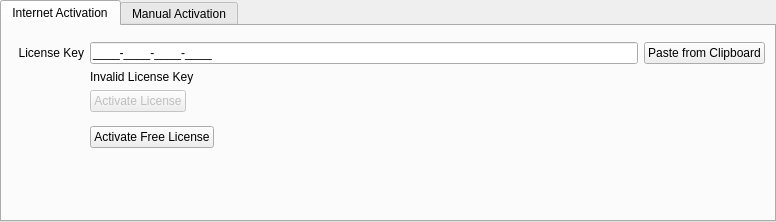
<?xml version="1.0" encoding="UTF-8"?>
<ui version="4.0">
 <class>LicenseWidget</class>
 <widget class="QWidget" name="LicenseWidget">
  <property name="geometry">
   <rect>
    <x>0</x>
    <y>0</y>
    <width>776</width>
    <height>222</height>
   </rect>
  </property>
  <layout class="QVBoxLayout" name="verticalLayout">
   <property name="spacing">
    <number>8</number>
   </property>
   <property name="leftMargin">
    <number>0</number>
   </property>
   <property name="topMargin">
    <number>0</number>
   </property>
   <property name="rightMargin">
    <number>0</number>
   </property>
   <property name="bottomMargin">
    <number>0</number>
   </property>
   <item>
    <widget class="QTabWidget" name="tabWidget">
     <property name="currentIndex">
      <number>0</number>
     </property>
     <widget class="QWidget" name="onlinePage">
      <attribute name="title">
       <string>Internet Activation</string>
      </attribute>
      <layout class="QGridLayout" name="gridLayout_2">
       <property name="leftMargin">
        <number>16</number>
       </property>
       <property name="topMargin">
        <number>16</number>
       </property>
       <item row="0" column="0">
        <widget class="QLabel" name="onlineKeyLabel">
         <property name="text">
          <string>License Key</string>
         </property>
         <property name="alignment">
          <set>Qt::AlignRight|Qt::AlignTrailing|Qt::AlignVCenter</set>
         </property>
        </widget>
       </item>
       <item row="0" column="1">
        <widget class="QLineEdit" name="onlineKeyEdit">
         <property name="inputMask">
          <string notr="true">&gt;NNNN-NNNN-NNNN-NNNN;_</string>
         </property>
         <property name="text">
          <string notr="true">---</string>
         </property>
         <property name="cursorPosition">
          <number>19</number>
         </property>
        </widget>
       </item>
       <item row="0" column="2">
        <widget class="QPushButton" name="pasteKeyButton">
         <property name="text">
          <string>Paste from Clipboard</string>
         </property>
        </widget>
       </item>
       <item row="4" column="0" colspan="3">
        <spacer name="verticalSpacer">
         <property name="orientation">
          <enum>Qt::Vertical</enum>
         </property>
         <property name="sizeHint" stdset="0">
          <size>
           <width>20</width>
           <height>1</height>
          </size>
         </property>
        </spacer>
       </item>
       <item row="2" column="1">
        <layout class="QHBoxLayout" name="horizontalLayout" stretch="0,0">
         <item>
          <widget class="QnBusyIndicatorButton" name="activateLicenseButton">
           <property name="enabled">
            <bool>false</bool>
           </property>
           <property name="toolTip">
            <string>License will be bound to the current server</string>
           </property>
           <property name="text">
            <string>Activate License</string>
           </property>
          </widget>
         </item>
         <item>
          <spacer name="horizontalSpacer">
           <property name="orientation">
            <enum>Qt::Horizontal</enum>
           </property>
           <property name="sizeHint" stdset="0">
            <size>
             <width>40</width>
             <height>20</height>
            </size>
           </property>
          </spacer>
         </item>
        </layout>
       </item>
       <item row="3" column="1">
        <layout class="QHBoxLayout" name="horizontalLayout_2" stretch="0,0">
         <property name="topMargin">
          <number>8</number>
         </property>
         <item>
          <widget class="QnBusyIndicatorButton" name="activateFreeLicenseButton">
           <property name="enabled">
            <bool>true</bool>
           </property>
           <property name="toolTip">
            <string>License will be bound to the current server</string>
           </property>
           <property name="text">
            <string>Activate Free License</string>
           </property>
          </widget>
         </item>
         <item>
          <spacer name="horizontalSpacer_2">
           <property name="orientation">
            <enum>Qt::Horizontal</enum>
           </property>
           <property name="sizeHint" stdset="0">
            <size>
             <width>40</width>
             <height>20</height>
            </size>
           </property>
          </spacer>
         </item>
        </layout>
       </item>
       <item row="1" column="1" colspan="2">
        <widget class="QLabel" name="licenseKeyWarningLabel">
         <property name="text">
          <string>Invalid License Key</string>
         </property>
        </widget>
       </item>
      </layout>
     </widget>
     <widget class="QWidget" name="manualPage">
      <attribute name="title">
       <string>Manual Activation</string>
      </attribute>
      <layout class="QGridLayout" name="gridLayout">
       <property name="leftMargin">
        <number>16</number>
       </property>
       <property name="topMargin">
        <number>16</number>
       </property>
       <item row="0" column="1">
        <widget class="QLineEdit" name="hardwareIdEdit">
         <property name="enabled">
          <bool>true</bool>
         </property>
         <property name="readOnly">
          <bool>true</bool>
         </property>
        </widget>
       </item>
       <item row="0" column="0">
        <widget class="QLabel" name="hardwareIdLabel">
         <property name="text">
          <string>Hardware ID</string>
         </property>
         <property name="alignment">
          <set>Qt::AlignRight|Qt::AlignTrailing|Qt::AlignVCenter</set>
         </property>
        </widget>
       </item>
       <item row="0" column="2">
        <widget class="QPushButton" name="copyHwidButton">
         <property name="enabled">
          <bool>false</bool>
         </property>
         <property name="text">
          <string>Copy to Clipboard</string>
         </property>
        </widget>
       </item>
       <item row="3" column="2">
        <widget class="QPushButton" name="browseLicenseFileButton">
         <property name="enabled">
          <bool>true</bool>
         </property>
         <property name="text">
          <string>Browse...</string>
         </property>
        </widget>
       </item>
       <item row="3" column="1">
        <widget class="QLineEdit" name="fileLineEdit">
         <property name="readOnly">
          <bool>true</bool>
         </property>
         <property name="placeholderText">
          <string>Select License File...</string>
         </property>
        </widget>
       </item>
       <item row="3" column="0">
        <widget class="QLabel" name="activationKeyFileLabel">
         <property name="text">
          <string>Activation Key File</string>
         </property>
         <property name="alignment">
          <set>Qt::AlignRight|Qt::AlignTrailing|Qt::AlignVCenter</set>
         </property>
        </widget>
       </item>
       <item row="2" column="1">
        <spacer name="verticalSpacer_2">
         <property name="orientation">
          <enum>Qt::Vertical</enum>
         </property>
         <property name="sizeType">
          <enum>QSizePolicy::Fixed</enum>
         </property>
         <property name="sizeHint" stdset="0">
          <size>
           <width>20</width>
           <height>8</height>
          </size>
         </property>
        </spacer>
       </item>
       <item row="5" column="0" colspan="3">
        <spacer name="verticalSpacer_3">
         <property name="orientation">
          <enum>Qt::Vertical</enum>
         </property>
         <property name="sizeHint" stdset="0">
          <size>
           <width>20</width>
           <height>1</height>
          </size>
         </property>
        </spacer>
       </item>
       <item row="4" column="1">
        <layout class="QHBoxLayout" name="horizontalLayout_3" stretch="0,0">
         <item>
          <widget class="QnBusyIndicatorButton" name="activateLicenseButtonCopy">
           <property name="enabled">
            <bool>false</bool>
           </property>
           <property name="toolTip">
            <string>License will be bound to the current server</string>
           </property>
           <property name="text">
            <string>Activate License</string>
           </property>
          </widget>
         </item>
         <item>
          <spacer name="horizontalSpacer_3">
           <property name="orientation">
            <enum>Qt::Horizontal</enum>
           </property>
           <property name="sizeHint" stdset="0">
            <size>
             <width>40</width>
             <height>20</height>
            </size>
           </property>
          </spacer>
         </item>
        </layout>
       </item>
       <item row="1" column="1">
        <widget class="QnWordWrappedLabel" name="manualActivationTextWidget" native="true"/>
       </item>
      </layout>
     </widget>
    </widget>
   </item>
  </layout>
 </widget>
 <customwidgets>
  <customwidget>
   <class>QnBusyIndicatorButton</class>
   <extends>QPushButton</extends>
   <header location="global">ui/widgets/common/busy_indicator_button.h</header>
  </customwidget>
  <customwidget>
   <class>QnWordWrappedLabel</class>
   <extends>QWidget</extends>
   <header location="global">ui/widgets/word_wrapped_label.h</header>
   <container>1</container>
  </customwidget>
 </customwidgets>
 <resources/>
 <connections/>
 <slots>
  <slot>serialKeyChanged(QString)</slot>
 </slots>
</ui>
